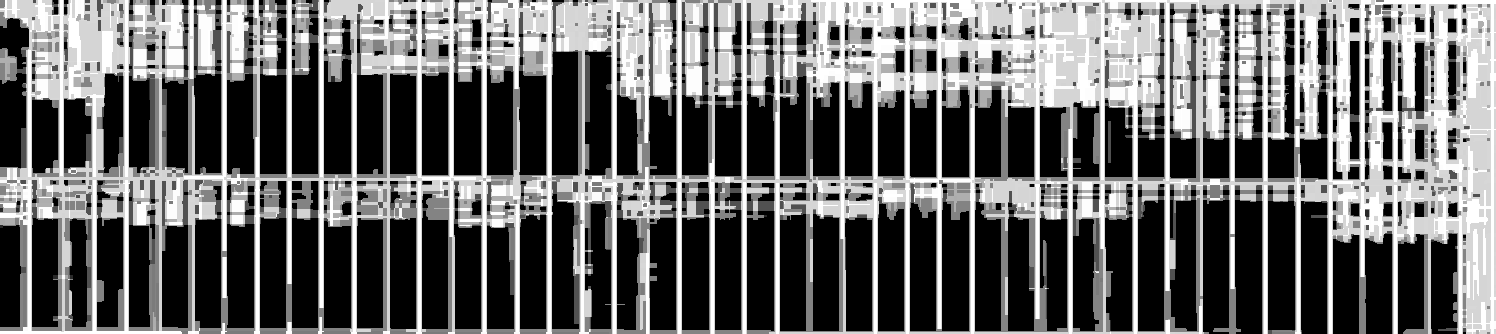
#> input picture data/output/image3_cell_segmentation/05_cell_visualization.png, 1496 x 334 px
$ python -i 03_extract_text_from_cells.py   (imports and definitions only)
#> lines starting #> are read from the running program, lines starting #| are printed output that depends on the picture; after the words box and inside, x2 and y2 are one past the last pixel; in counts of white or black regions, pixels touching at a corner belong together
#!/usr/bin/env python3
"""
Step 3: Extract text from identified table cells using OCR.
"""

import os
import sys
import json
import csv
import logging
import numpy as np
import cv2
from PIL import Image
import pytesseract
import argparse
from config import TESSERACT_CONFIG, TESSERACT_FALLBACK_CONFIG

# Add src to path for imports
sys.path.append(os.path.join(os.path.dirname(__file__), '..', 'src'))

# Configure logging
# [1 line not run here, left out]
logger = logging.getLogger(__name__)

def identify_table_cells(grid_image_path: str, output_dir: str):
    """
    Step 3: Identify every cell in the grid using multiple detection strategies.

    Args:
        grid_image_path: Path to the grid image
        output_dir: Directory to save results

    Returns:
        List of cell coordinates (x, y, w, h)
    """
#> called with output_dir = 'out.png'
    try:
        logger.info(f"📐 Identifying table cells from: {os.path.basename(grid_image_path)}")

        # Load grid image
        grid_image = cv2.imread(grid_image_path, cv2.IMREAD_GRAYSCALE)
#> grid_image is the input picture: shape (334, 1496); min 0, max 255, mean 105
        if grid_image is None:
            raise ValueError(f"Could not load grid image: {grid_image_path}")

        # Ensure binary image
        _, grid_binary = cv2.threshold(grid_image, 127, 255, cv2.THRESH_BINARY)
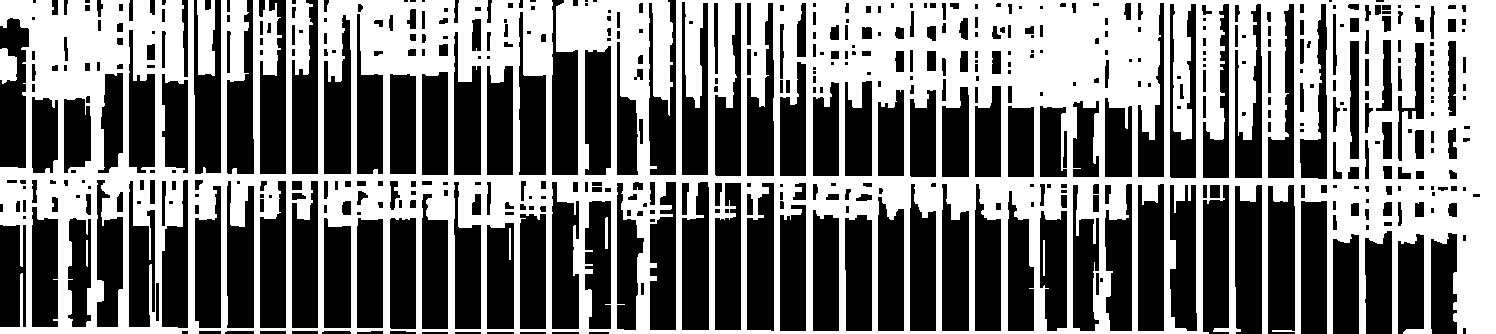
#> grid_binary: shape (334, 1496); 48.6% white; 7 white regions

        # Try multiple detection strategies
        cell_coords = []

        # Strategy 1: Contour-based detection
        cell_coords = detect_cells_by_contours(grid_binary)

        # Strategy 2: If no cells found, try grid line intersection
        if not cell_coords:
            logger.info("   🔄 Contour detection failed, trying grid line intersection...")
            cell_coords = detect_cells_by_grid_lines(grid_binary)

        # Strategy 3: If still no cells, try content-based detection
        if not cell_coords:
            logger.info("   🔄 Grid line detection failed, trying content-based detection...")
            cell_coords = detect_cells_by_content(grid_binary)

        if not cell_coords:
            logger.error("   ❌ All cell detection strategies failed")
            return []

        # Sort and group cells
        cell_coords = sort_and_group_cells(cell_coords)

        logger.info(f"   ✅ Identified {len(cell_coords)} table cells")

        # Save cell visualization
        cell_viz_path = os.path.join(output_dir, "05_cell_visualization.png")
        save_cell_visualization(grid_image, cell_coords, cell_viz_path)
        logger.info(f"   💾 Cell visualization saved: {cell_viz_path}")

        # Save cell coordinates
        coords_path = os.path.join(output_dir, "cell_coordinates.json")
        with open(coords_path, 'w') as f:
            json.dump(cell_coords, f, indent=2)
        logger.info(f"   💾 Cell coordinates saved: {coords_path}")

        return cell_coords

    except Exception as e:
        logger.error(f"❌ Error identifying table cells: {e}")
        raise

def detect_cells_by_contours(grid_binary):
    """
    Detect cells using contour detection.
    """
    # Find contours in the grid
    contours, _ = cv2.findContours(grid_binary, cv2.RETR_EXTERNAL, cv2.CHAIN_APPROX_SIMPLE)
#> contours = 3 contours; box (x1, y1, x2, y2) and area: (0, 0, 1496, 334) 442311, (197, 0, 215, 76) 1078, (0, 48, 17, 84) 438

    if not contours:
        return []

    # Filter contours by area and shape
    valid_cells = []
    min_area = 20  # Very small minimum area
    max_area = grid_binary.shape[0] * grid_binary.shape[1] // 2
#> max_area = 249832

    for contour in contours:
        area = cv2.contourArea(contour)

        # Check area constraints
        if area < min_area or area > max_area:
            continue

        # Get bounding rectangle
        x, y, w, h = cv2.boundingRect(contour)

        # Filter by aspect ratio
        aspect_ratio = max(w, h) / max(min(w, h), 1)
        if aspect_ratio > 20:  # Skip extremely long cells
            continue

        # Filter by size constraints
        if w < 5 or h < 5:  # Very small minimum
            continue
        if w > grid_binary.shape[1] * 0.95 or h > grid_binary.shape[0] * 0.95:  # Too large
            continue

        valid_cells.append((x, y, w, h))
#> this loop made 3 passes
#> (area, x, y, w, h, aspect_ratio) on passes 1 to 2: (438, 0, 48, 17, 36, 2.12), (1078, 197, 0, 18, 76, 4.22)
#> area on pass 3: 442311
#> after the loop, valid_cells = [(0, 48, 17, 36), (197, 0, 18, 76)]

    return valid_cells

# [37 lines left out: functions detect_cells_by_grid_lines, detect_cells_by_content, not called in this run]

def sort_and_group_cells(cell_coords):
    """
    Sort and group cells into rows.
    """
    if not cell_coords:
        return []

    # Sort cells by position (top to bottom, left to right)
    cell_coords.sort(key=lambda cell: (cell[1], cell[0]))

    # Group cells into rows based on y-coordinate
    rows = []
    current_row = []
    row_tolerance = 30  # Increased tolerance

    for cell in cell_coords:
        x, y, w, h = cell

        if not current_row:
            current_row.append(cell)
        else:
            # Check if this cell belongs to the current row
            first_cell_y = current_row[0][1]
            if abs(y - first_cell_y) <= row_tolerance:
                current_row.append(cell)
            else:
                # Start new row
                if current_row:
                    rows.append(current_row)
                current_row = [cell]
#> this loop made 2 passes
#> (x, y, w, h, first_cell_y) on pass 2: (0, 48, 17, 36, 0)
#> after the loop, rows = [[(197, 0, 18, 76)]]

    # Add the last row
    if current_row:
        rows.append(current_row)

    # Sort cells within each row by x-coordinate
    for row in rows:
        row.sort(key=lambda cell: cell[0])
#> this loop made 2 passes

    # Flatten rows back to single list
    final_cells = []
    for row in rows:
        final_cells.extend(row)
#> after the loop, final_cells = [(197, 0, 18, 76), (0, 48, 17, 36)]

    return final_cells

# [78 lines left out: functions find_horizontal_lines, find_vertical_lines, create_cells_from_grid, not called in this run]

def save_cell_visualization(grid_image: np.ndarray, cell_coords: list, output_path: str):
    """Save a visualization of detected cells."""
#> called with output_path = 'out.png/05_cell_visualization.png'
    # Create a copy of the grid image for visualization
    viz_image = cv2.cvtColor(grid_image, cv2.COLOR_GRAY2RGB)

    # Draw bounding boxes around each cell
    for i, (x, y, w, h) in enumerate(cell_coords):
        # Draw rectangle
        cv2.rectangle(viz_image, (x, y), (x + w, y + h), (0, 255, 0), 2)

        # Add cell number
        cv2.putText(viz_image, str(i + 1), (x + 5, y + 20),
                   cv2.FONT_HERSHEY_SIMPLEX, 0.6, (255, 0, 0), 2)
#> this loop made 2 passes
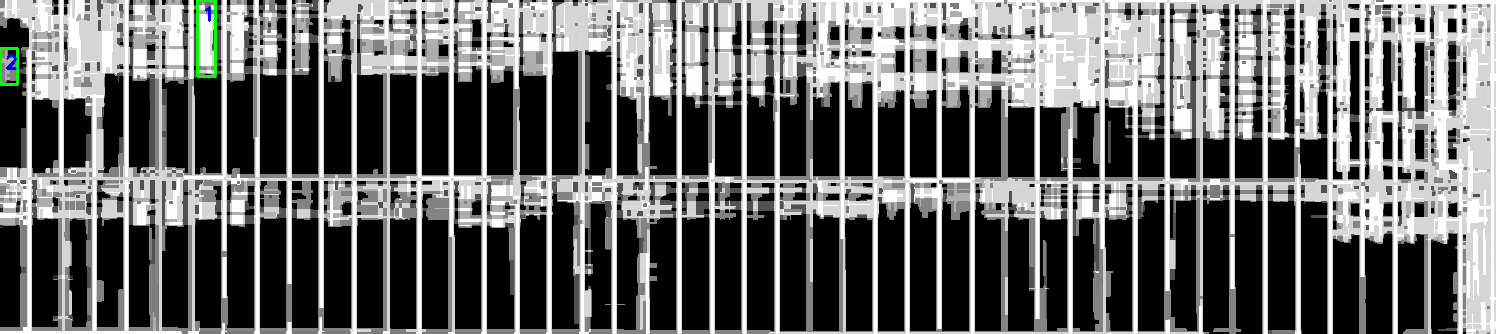
#> viz_image: shape (334, 1496, 3); 0.19% of pixels changed, all inside (x1, y1, x2, y2) = (0, 0, 217, 86)

    # Save visualization
    Image.fromarray(viz_image).save(output_path)

# [239 lines left out: functions extract_text_from_cells, main, not called in this run]

# [2 lines not run here, left out]

>>> result = identify_table_cells('../data/output/image3_cell_segmentation/05_cell_visualization.png', 'out.png')
#> result = [(197, 0, 18, 76), (0, 48, 17, 36)]
